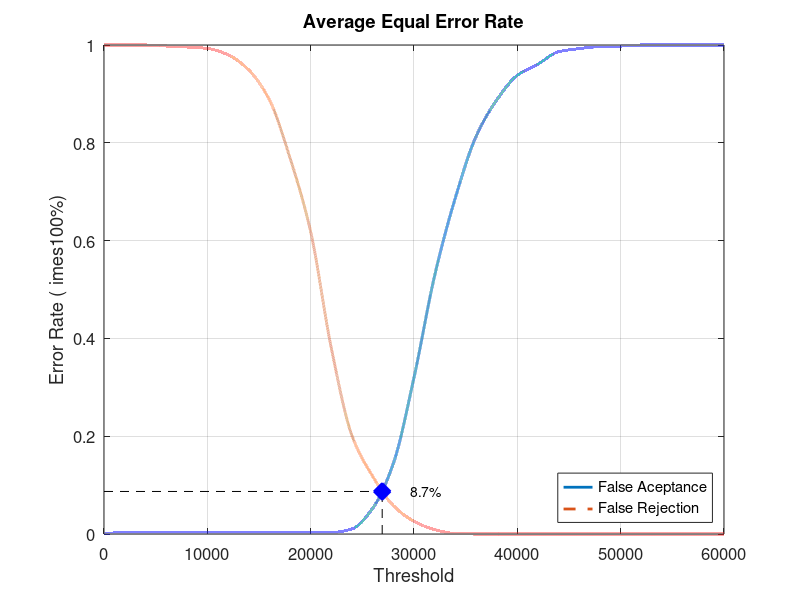
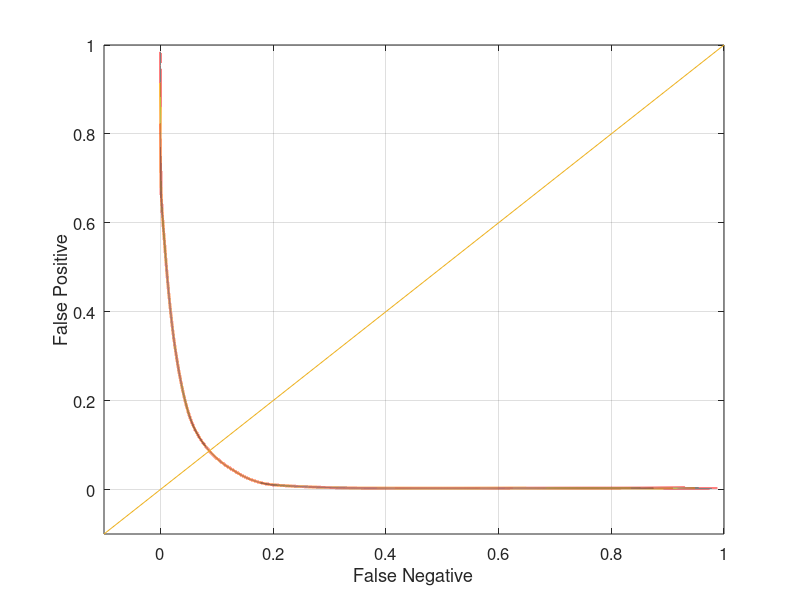

Write MATLAB code to recreate these figures, in order.
close all;
clear;
clc;
x = 0:2000:60000;
xq = 0:0.5:60000;

y0 = [0 0.0031579 0.0031579 0.0031579 0.0031579 0.0031579 0.0031579 0.0031579 0.0031579 0.0031579 0.0031579 0.0031579 0.0105263 0.0526316 0.144211 0.32 0.528421 0.687368 0.812632 0.887368 0.937895 0.961053 0.986316 0.992632 0.996842 0.997895 1 1 1 1 1]
yy0 = interp1(x, y0, xq, 'pchip');
y1 = [1 1 1 0.998 0.996 0.993 0.98 0.949 0.888 0.769 0.618 0.38 0.201 0.118 0.058 0.026 0.009 0.001 0 0 0 0 0 0 0 0 0 0 0 0 0]
yy1 = interp1(x, y1, xq, 'pchip');

% Calculating EER: 
y2 = abs(y0 - y1);
find(y2 == min(y2))
yy2 = abs(yy0 - yy1);
xEER = find(yy2 == min(yy2));
xEERIndex = xq(xEER) % X-axis EER
yEER = yy0(xEER) % Y-axis EER

main = figure
plot(xq, yy0,'-','LineWidth', 2);	hold on
plot(xq, yy1,'--','LineWidth', 2);	hold on
plot([xEERIndex xEERIndex], [0 yEER], 'k--');	hold on
plot([0 xEERIndex], [yEER yEER], 'k--');	hold on
plot(xEERIndex, yEER, 'bx', 'LineWidth', 10);	hold on
text(xEERIndex + 10 * xEERIndex / 100, yEER, [num2str(round((10000 * yEER)) / 100) '%'])
legend('False Aceptance', 'False Rejection', 'Location', 'SouthEast')
xlabel('Threshold')
ylabel('Error Rate (	imes100%)')
title('Average Equal Error Rate')
set(gca, 'FontSize', 12)
axis([0 60000 0 1])
grid on

print(main, 'Database3AverageMain', '-dpng');
FNRxFPR = figure('Color', [1 1 1]);
plot(yy1, yy0, '-', yy1, yy0, 'LineWidth', 2);
hold on
y = -0.1:0.1:1
plot(y, y); 
set(gca, 'FontSize', 12)
xlabel('False Negative')
ylabel('False Positive')
axis([-0.1 1 -0.1 1])
set(gca, 'FontSize', 12)
grid on

print(FNRxFPR, 'Database3AverageFNRxFPR','-dpng');
